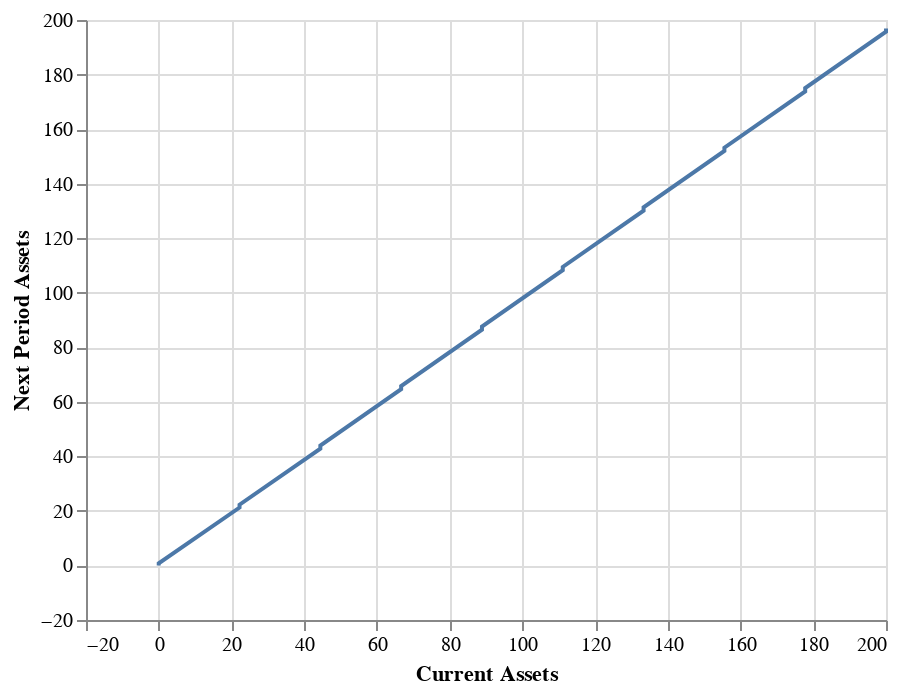

The notebook cell this image was saved under:
### Code cell
# plot relationship between assets of this period and of next period  
# altair plots a graph showing even if people have the same of level of wealth, their decisions are still different due to the idiosyncratic labor income shocks
import altair as alt
import pandas as pd

df = eq.as_df()
alt.Chart(df).mark_line().encode(
    x = alt.X('a', axis = alt.Axis(title='Current Assets')),
    y = alt.Y('i', axis=alt.Axis(title='Next Period Assets'))
)

### Figure 1 — Vega-Lite specification as saved in the notebook (floating-point values rounded to 4 significant figures)
{"config": {"view": {"continuousWidth": 400, "continuousHeight": 300}}, "data": {"name": "data-5a87b705e345baabeeaa5a6ba5efaf3e"}, "mark": "line", "encoding": {"x": {"type": "quantitative", "axis": {"title": "Current Assets"}, "field": "a"}, "y": {"type": "quantitative", "axis": {"title": "Next Period Assets"}, "field": "i"}}, "$schema": "https://vega.github.io/schema/vega-lite/v4.8.1.json", "datasets": {"data-5a87b705e345baabeeaa5a6ba5efaf3e": [{"i_m": 0.0, "r": 0.02565, "w": 1.275, "e": -0.6489, "a": -1e-10, "μ": 0.2007, "i": -1e-10}, {"i_m": 0.0, "r": 0.02565, "w": 1.275, "e": -0.6489, "a": 22.22, "μ": 0.04854, "i": 21.23}, {"i_m": 0.0, "r": 0.02565, "w": 1.275, "e": -0.6489, "a": 44.44, "μ": 0.0007392, "i": 42.84}, {"i_m": 0.0, "r": 0.02565, "w": 1.275, "e": -0.6489, "a": 66.67, "μ": -2.819e-16, "i": 64.61}, {"i_m": 0.0, "r": 0.02565, "w": 1.275, "e": -0.6489, "a": 88.89, "μ": -2.202e-16, "i": 86.43}, {"i_m": 0.0, "r": 0.02565, "w": 1.275, "e": -0.6489, "a": 111.1, "μ": -1.754e-16, "i": 108.3}, {"i_m": 0.0, "r": 0.02565, "w": 1.275, "e": -0.6489, "a": 133.3, "μ": -1.364e-16, "i": 130.1}, {"i_m": 0.0, "r": 0.02565, "w": 1.275, "e": -0.6489, "a": 155.6, "μ": -9.809e-17, "i": 152.0}, {"i_m": 0.0, "r": 0.02565, "w": 1.275, "e": -0.6489, "a": 177.8, "μ": -5.9e-17, "i": 173.8}, {"i_m": 0.0, "r": 0.02565, "w": 1.275, "e": -0.6489, "a": 200.0, "μ": -2.263e-17, "i": 195.7}, {"i_m": 1.0, "r": 0.02565, "w": 1.275, "e": 0.0, "a": -1e-10, "μ": 0.3613, "i": 0.1026}, {"i_m": 1.0, "r": 0.02565, "w": 1.275, "e": 0.0, "a": 22.22, "μ": 0.1362, "i": 21.53}, {"i_m": 1.0, "r": 0.02565, "w": 1.275, "e": 0.0, "a": 44.44, "μ": 0.002506, "i": 43.19}, {"i_m": 1.0, "r": 0.02565, "w": 1.275, "e": 0.0, "a": 66.67, "μ": -5.943e-16, "i": 64.97}, {"i_m": 1.0, "r": 0.02565, "w": 1.275, "e": 0.0, "a": 88.89, "μ": -4.754e-16, "i": 86.79}, {"i_m": 1.0, "r": 0.02565, "w": 1.275, "e": 0.0, "a": 111.1, "μ": -4e-16, "i": 108.6}, {"i_m": 1.0, "r": 0.02565, "w": 1.275, "e": 0.0, "a": 133.3, "μ": -3.446e-16, "i": 130.5}, {"i_m": 1.0, "r": 0.02565, "w": 1.275, "e": 0.0, "a": 155.6, "μ": -2.948e-16, "i": 152.3}, {"i_m": 1.0, "r": 0.02565, "w": 1.275, "e": 0.0, "a": 177.8, "μ": -2.34e-16, "i": 174.2}, {"i_m": 1.0, "r": 0.02565, "w": 1.275, "e": 0.0, "a": 200.0, "μ": -1.353e-16, "i": 196.1}, {"i_m": 2.0, "r": 0.02565, "w": 1.275, "e": 0.6489, "a": -1e-10, "μ": 0.1387, "i": 0.7584}, {"i_m": 2.0, "r": 0.02565, "w": 1.275, "e": 0.6489, "a": 22.22, "μ": 0.1084, "i": 22.27}, {"i_m": 2.0, "r": 0.02565, "w": 1.275, "e": 0.6489, "a": 44.44, "μ": 0.002972, "i": 43.98}, {"i_m": 2.0, "r": 0.02565, "w": 1.275, "e": 0.6489, "a": 66.67, "μ": -3.167e-16, "i": 65.78}, {"i_m": 2.0, "r": 0.02565, "w": 1.275, "e": 0.6489, "a": 88.89, "μ": -2.574e-16, "i": 87.6}, {"i_m": 2.0, "r": 0.02565, "w": 1.275, "e": 0.6489, "a": 111.1, "μ": -2.283e-16, "i": 109.4}, {"i_m": 2.0, "r": 0.02565, "w": 1.275, "e": 0.6489, "a": 133.3, "μ": -2.215e-16, "i": 131.3}, {"i_m": 2.0, "r": 0.02565, "w": 1.275, "e": 0.6489, "a": 155.6, "μ": -2.393e-16, "i": 153.2}, {"i_m": 2.0, "r": 0.02565, "w": 1.275, "e": 0.6489, "a": 177.8, "μ": -2.919e-16, "i": 175.0}, {"i_m": 2.0, "r": 0.02565, "w": 1.275, "e": 0.6489, "a": 200.0, "μ": -4.004e-16, "i": 196.9}]}}
